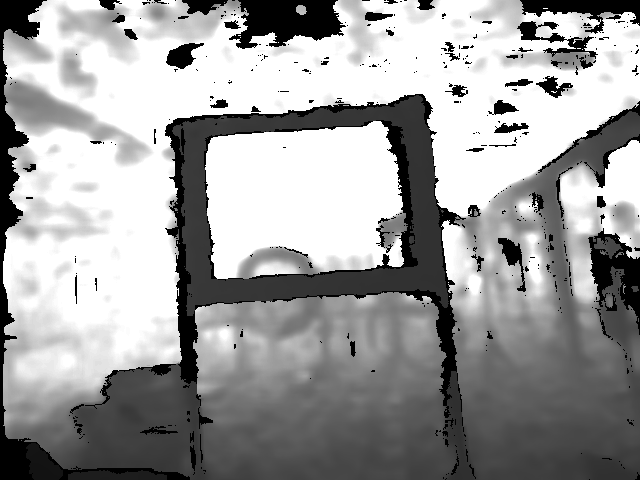
#> input picture image1.png, 640 x 480 px
$ python test_on_img.py
#> lines starting #> are read from the running program, lines starting #| are printed output that depends on the picture; after the words box and inside, x2 and y2 are one past the last pixel; in counts of white or black regions, pixels touching at a corner belong together
import cv2
import numpy as np

# 1. 读取深度图
depth = cv2.imread('image1.png', cv2.IMREAD_UNCHANGED)
#> depth is the input picture: shape (480, 640, 3); min 0, max 255, mean 158

# 确保深度图是单通道的
if len(depth.shape) == 3:
    depth_gray = cv2.cvtColor(depth, cv2.COLOR_BGR2GRAY)
else:
    depth_gray = depth


# 设置需要保留的灰度值范围
lower_bound = 2  # 设置下界
upper_bound = 100  # 设置上界

# 创建掩膜，保留在范围内的像素
mask = cv2.inRange(depth_gray, lower_bound, upper_bound)
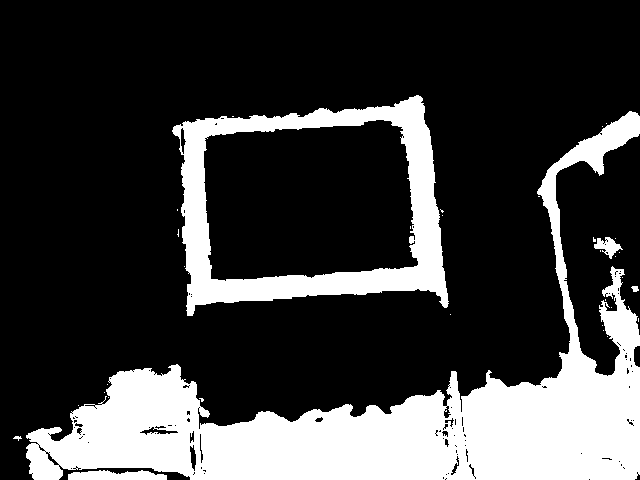
#> mask: shape (480, 640); 24.1% white; 34 white regions (28 under 20 px), largest, box (x1, y1, x2, y2) and area: (26, 111, 640, 480) 55431, (172, 95, 449, 316) 17417, (68, 470, 167, 480) 774, (594, 237, 623, 259) 301, (631, 286, 639, 292) 35, (13, 436, 22, 441) 23

# 通过掩膜保留图像中的像素
depth_gray = cv2.bitwise_and(depth_gray, depth_gray, mask=mask)
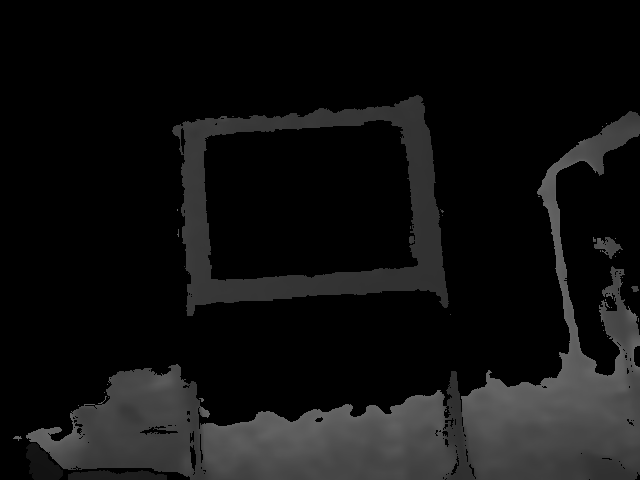
#> depth_gray: shape (480, 640); min 0, max 100, mean 16.8


# 2. 图像去噪声（高斯模糊）
depth_gray = cv2.GaussianBlur(depth_gray, (5, 5), 0)
#depth_gray = cv2.medianBlur(depth_gray, ksize=5)  # 中值滤波


# 3. 直方图均衡化
depth_gray = cv2.equalizeHist(depth_gray)
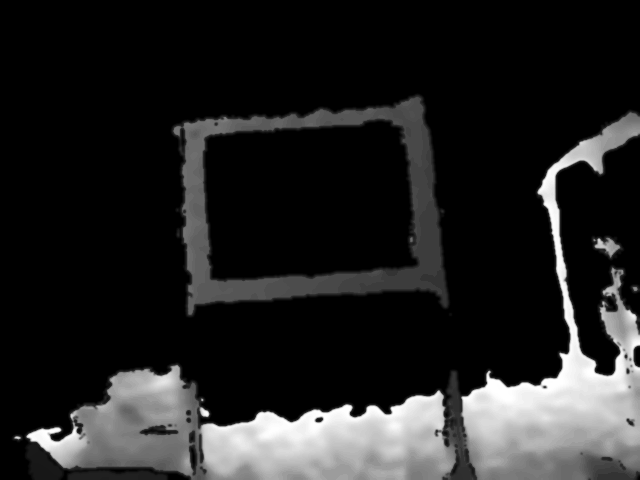
#> depth_gray: shape (480, 640); min 0, max 255, mean 35.5

# 3. 图像膨胀
kernel_ = np.ones((5, 5), np.uint8)

# 定义结构元素
kernel = np.ones((5, 5), np.uint8)  # 5x5 的矩形结构元素


# 4. 提取外轮廓
def filter_depth_image(low_threshold, high_threshold, center_weight=0.5):
    # 边缘检测
#> called with low_threshold = 50, high_threshold = 150, center_weight = 0.5
    edges = cv2.Canny(depth_gray, low_threshold, high_threshold)
#> edges: shape (480, 640); 1.8% white in thin lines or dots, all inside (x1, y1, x2, y2) = (14, 96, 640, 480)

    # 图像膨胀
    edges = cv2.dilate(edges, kernel_, iterations=1)
#> edges: shape (480, 640); 8.9% white; 13 white regions, largest, box (x1, y1, x2, y2) and area: (24, 110, 640, 480) 15661, (171, 94, 451, 317) 5197, (200, 116, 420, 284) 4163

    # 应用腐蚀操作
    edges = cv2.erode(edges, kernel, iterations=1)
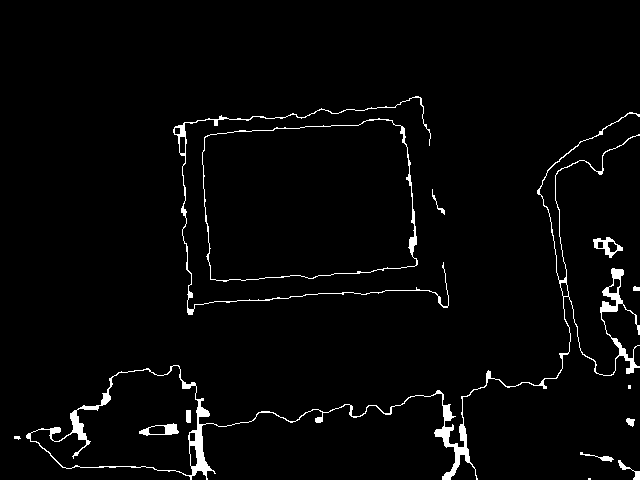
#> edges: shape (480, 640); 2.6% white; 14 white regions (2 under 20 px)

    contours, _ = cv2.findContours(edges, cv2.RETR_EXTERNAL, cv2.CHAIN_APPROX_SIMPLE)
#> contours = 12 contours, 3 with area under 20; largest, box (x1, y1, x2, y2) and area: (202, 118, 418, 282) 30406, (26, 112, 640, 480) 14080, (173, 96, 449, 315) 510, (593, 237, 623, 258) 294, (618, 460, 640, 480) 74

    min_area = 50  # 设定最小轮廓面积
    filtered_contours = [c for c in contours if cv2.contourArea(c) > min_area]
#> filtered_contours = 6 contours; box (x1, y1, x2, y2) and area: (202, 118, 418, 282) 30406, (26, 112, 640, 480) 14080, (173, 96, 449, 315) 510, (593, 237, 623, 258) 294, (618, 460, 640, 480) 74, (580, 452, 614, 462) 51

    height, width = depth_gray.shape
#> height = 480; width = 640
    center = (width // 2, height // 2)
#> center = (320, 240)

    contour_scores = []
    for contour in filtered_contours:
        M = cv2.moments(contour)
        if M["m00"] != 0:
            cX = int(M["m10"] / M["m00"])
            cY = int(M["m01"] / M["m00"])
        else:
            cX, cY = 0, 0

        area = cv2.contourArea(contour)
        distance = np.sqrt((cX - center[0]) ** 2 + (cY - center[1]) ** 2)
        max_distance = np.sqrt((width // 2) ** 2 + (height // 2) ** 2)

        proximity_weight = max(0, 1 - distance / max_distance)  # 接近度权重
        area_weight = area / 70000  # 面积权重

        # 结合权重并归一化
        score = (center_weight * proximity_weight + (1 - center_weight) * area_weight)
        contour_scores.append((contour, score))
#> this loop made 6 passes
#> (cX, cY, area, distance, proximity_weight, area_weight, score) on passes 1 to 6: (629, 470, 74, 385.2, 0.037, 0.00106, 0.019), (602, 457, 51, 355.8, 0.11, 0.000729, 0.0556), (607, 245, 294, 287, 0.282, 0.0042, 0.143), (308, 201, 30406.5, 40.8, 0.898, 0.434, 0.666), (188, 417, 14080.5, 220.8, 0.448, 0.201, 0.325), (224, 177, 509.5, 114.8, 0.713, 0.00728, 0.36)
#> after the loop, contour_scores = 6 items

    # 根据得分排序
    contour_scores.sort(key=lambda x: x[1], reverse=True)
    top_contours = [contour for contour, score in contour_scores[:2]]
#> top_contours = 2 contours; box (x1, y1, x2, y2) and area: (202, 118, 418, 282) 30406, (173, 96, 449, 315) 510

    mask = np.zeros_like(depth_gray)
    for top_contour in top_contours:
        cv2.drawContours(mask, [top_contour], -1, 255, thickness=cv2.FILLED)
#> this loop made 2 passes
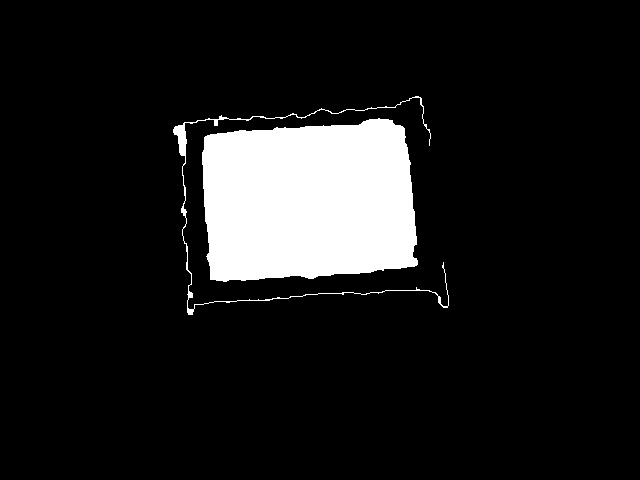
#> mask: shape (480, 640); 10.4% white; 2 white regions, box (x1, y1, x2, y2) and area: (202, 118, 418, 282) 30753, (173, 96, 449, 315) 1323

    output_image = cv2.cvtColor(depth_gray, cv2.COLOR_GRAY2BGR)

    for contour in contours:
        cv2.drawContours(output_image, [contour], -1, (255, 255, 255), 1)
#> this loop made 12 passes
#> contour on passes 1, 6: [[588, 478], [588, 479], [590, 479], [590, 478]], [[628, 385], [628, 388], [630, 388], [630, 385]]
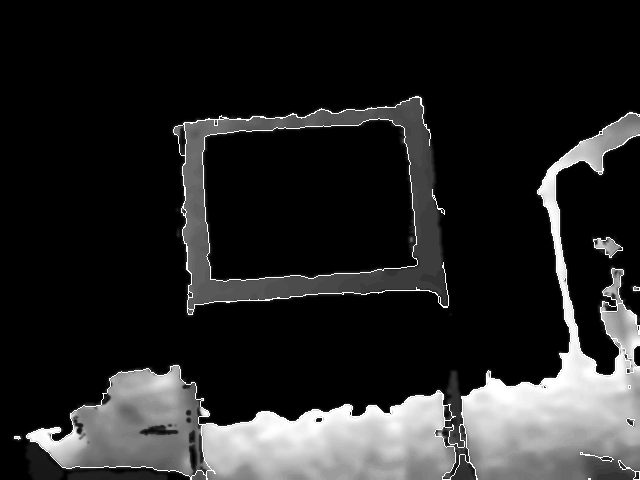
#> output_image: shape (480, 640, 3); min 0, max 255, mean 38.1

    for i, top_contour in enumerate(top_contours):
        cv2.drawContours(output_image, [top_contour], -1, (255, 0, 0), 2)

        # 计算外接圆
        (x, y), radius = cv2.minEnclosingCircle(top_contour)
        center = (int(x), int(y))
        radius = int(radius)

        # 绘制外接圆
        cv2.circle(output_image, center, radius, (0, 255, 0), 2)
#> this loop made 2 passes
#> (x, y, radius, center) on passes 1 to 2: (308.6, 203.7, 124, (308, 203)), (310.5, 217, 163, (310, 217))
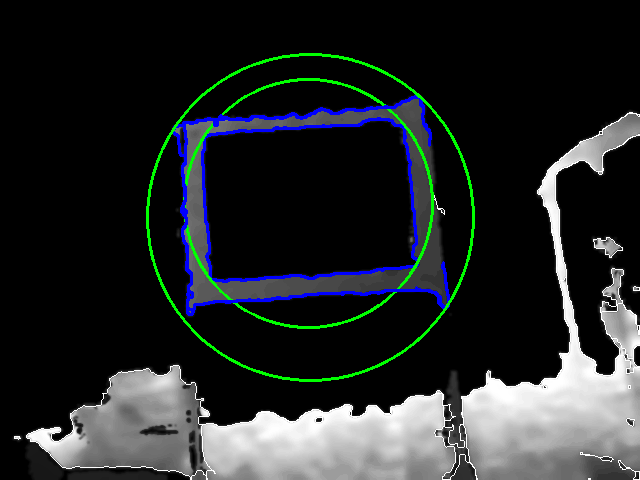
#> output_image: shape (480, 640, 3); 3.36% of pixels changed, all inside (x1, y1, x2, y2) = (146, 53, 475, 382)

    cv2.circle(output_image, center, 5, (0, 255, 255), -1)
#> output_image: shape (480, 640, 3); 0.03% of pixels changed, all inside (x1, y1, x2, y2) = (305, 212, 316, 223)

    return output_image


# 创建窗口
cv2.namedWindow('Filtered Depth')

# 滑动条回调函数
def update(val):
    low_threshold = cv2.getTrackbarPos('Low Threshold', 'Filtered Depth')
    high_threshold = cv2.getTrackbarPos('High Threshold', 'Filtered Depth')
    center_weight = cv2.getTrackbarPos('Center Weight', 'Filtered Depth') / 100.0
    output_image = filter_depth_image(low_threshold, high_threshold, center_weight)
    cv2.imshow('Filtered Depth', output_image)

# 创建滑动条
cv2.createTrackbar('Low Threshold', 'Filtered Depth', 50, 255, update)
cv2.createTrackbar('High Threshold', 'Filtered Depth', 150, 255, update)
cv2.createTrackbar('Center Weight', 'Filtered Depth', 50, 100, update)

# 初始显示
update(0)

cv2.waitKey(0)
cv2.destroyAllWindows()

$ run again, with image.png copied over image1.png
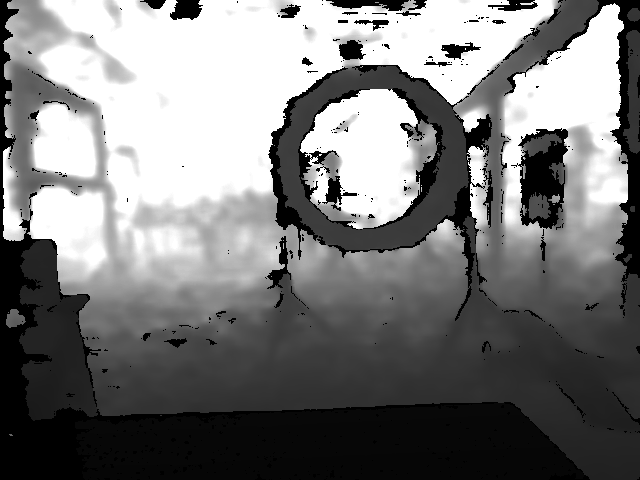
#> input picture image.png, 640 x 480 px
#> depth is the input picture: shape (480, 640, 3); min 0, max 255, mean 121.8
#> contours = 39 contours, 10 with area under 20; largest, box (x1, y1, x2, y2) and area: (6, 0, 640, 480) 36262, (297, 87, 447, 231) 16056, (275, 65, 470, 252) 844, (16, 70, 55, 100) 701, (524, 191, 563, 228) 649
#> filtered_contours = 15 contours; largest, box (x1, y1, x2, y2) and area: (6, 0, 640, 480) 36262, (297, 87, 447, 231) 16056, (275, 65, 470, 252) 844, (16, 70, 55, 100) 701, (524, 191, 563, 228) 649
#> the loop in filter_depth_image, `for contour in filtered_contours:` made 15 passes
#> (cX, cY, area, distance, proximity_weight, area_weight, score) on passes 1 to 8: (325, 475, 122.5, 235.1, 0.412, 0.00175, 0.207), (621, 403, 151.5, 342.3, 0.144, 0.00216, 0.0732), (572, 401, 224, 299, 0.252, 0.0032, 0.128), (487, 346, 112, 197.8, 0.505, 0.0016, 0.254), (176, 341, 137, 175.9, 0.56, 0.00196, 0.281), (591, 306, 64.5, 278.9, 0.303, 0.000921, 0.152), (542, 208, 649, 224.3, 0.439, 0.00927, 0.224), (32, 183, 125, 293.6, 0.266, 0.00179, 0.134)
#> after the loop in filter_depth_image, `for contour in filtered_contours:`: contour_scores = 15 items
#> top_contours = 2 contours; box (x1, y1, x2, y2) and area: (6, 0, 640, 480) 36262, (297, 87, 447, 231) 16056
#> the loop in filter_depth_image, `for top_contour in top_contours:` made 2 passes
#> after the loop in filter_depth_image, `for top_contour in top_contours:`:
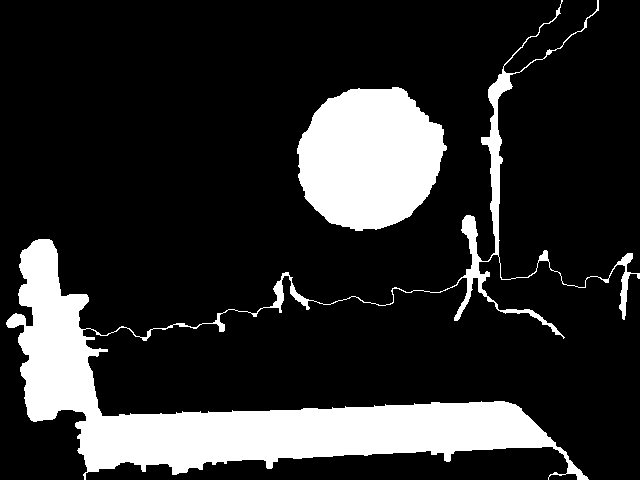
#> mask: shape (480, 640); 17.9% white; 2 white regions, box (x1, y1, x2, y2) and area: (6, 0, 640, 480) 38574, (297, 87, 447, 231) 16279
#> the loop in filter_depth_image, `for contour in contours:` made 39 passes
#> contour on passes 1, 2, 4, 13, 23, 26: [[96, 477], [96, 479], [110, 479], [110, 477]], [[293, 473], [293, 476], [297, 476], [297, 473]], [[159, 470], [159, 475], [164, 475], [164, 470]], [[129, 365], [129, 367], [131, 367], [131, 365]], [[301, 312], [301, 314], [304, 314], [304, 312]], [[542, 270], [542, 272], [544, 272], [544, 270]]
#> the loop in filter_depth_image, `for i, top_contour in enumerate(top_contours):` made 2 passes
#> (x, y, radius, center) on passes 1 to 2: (332, 234.1, 354, (332, 234)), (372.1, 159.6, 77, (372, 159))
#> after the loop in filter_depth_image, `for i, top_contour in enumerate(top_contours):`:
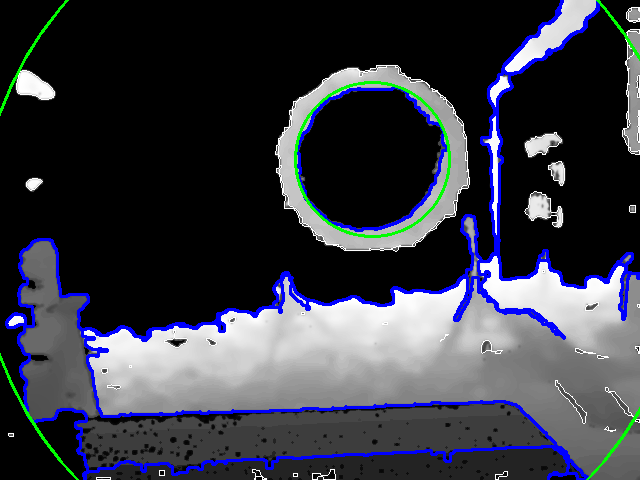
#> output_image: shape (480, 640, 3); mean B, G, R 66.9, 56.9, 54.7
